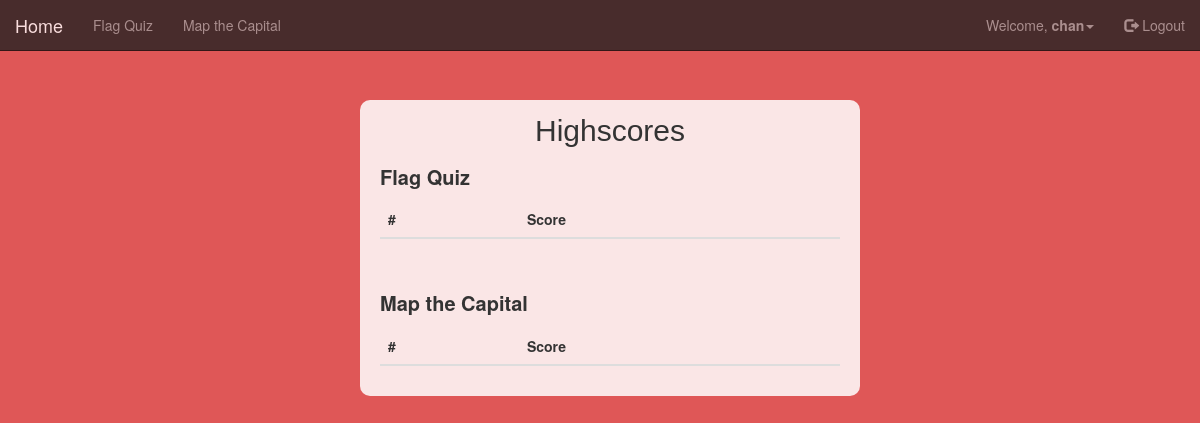
The app's page /high/ (signed in), older data.
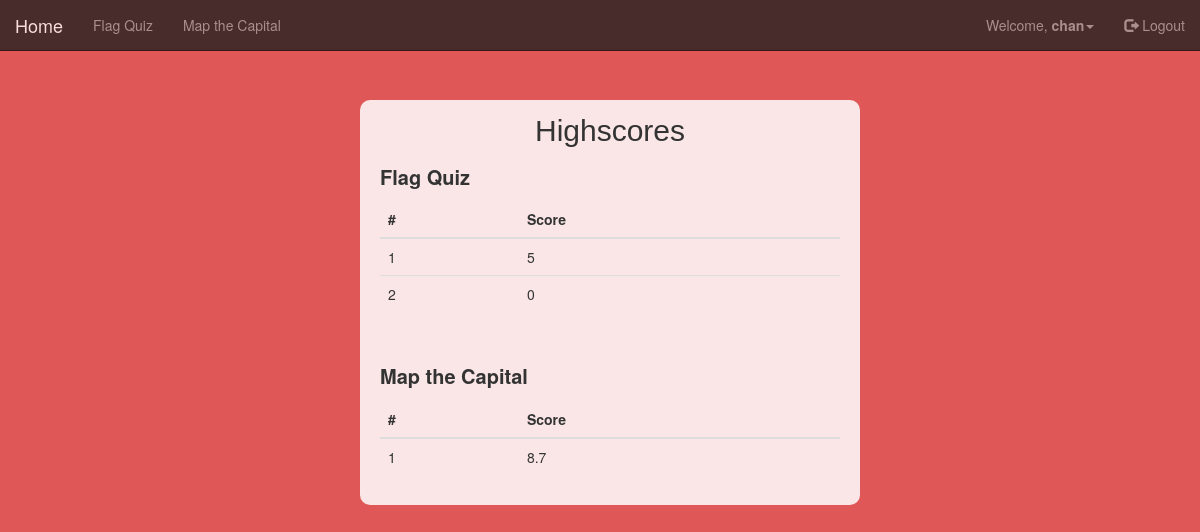
The same page, newer data.
### freshman_app/models.py (models this page shows)
class MapScores (models.Model):
	username = models.CharField (max_length = 32, )
	score = models.FloatField ()

### freshman_app/views.py (the view)
# urls.py: url(r'^high/$', core_views.high_view, name='high'),
def high_view(request):
	datas = {}
	name = request.user.username
	if (name):
		datas['name'] = name
		flag_entries = list(FlagScores.objects.all().filter(username=name).order_by('-score'))
		flag_length = min(len(flag_entries), 10)
		flag_scores = []
		for i in range(flag_length):
			flag_scores.append([i+1, flag_entries[i].score])
		datas['flag_scores'] = flag_scores
		map_entries = list(MapScores.objects.all().filter(username=name).order_by('-score'))
		map_length = min(len(map_entries), 10)
		map_scores = []
		for i in range(map_length):
			map_scores.append([i+1, map_entries[i].score])
		datas['map_scores'] = map_scores
	return render(request, 'high.html', datas)

### templates/high.html (shortened to what this page needs)
<!DOCTYPE html>
<html>
<head>
	<link rel="stylesheet" href="https://maxcdn.bootstrapcdn.com/bootstrap/3.3.7/css/bootstrap.min.css">
	<link href="/statics/signup.css" rel="stylesheet"/>
</head>
<body>
	{% include 'navbar.html' %}
	<div class="my-container">
		<p id="create">Highscores</p>
		<div class="div-row">
			<p class="p-section">Flag Quiz</p>
			<table class="table">
				<thead>
					<th>#</th>
        			<th>Score</th>
				</thead>
				<tbody>
					{% for el in flag_scores %}
						<tr>
						{% for e in el %}
							<td>{{e}}</td>
						{% endfor %}
						</tr>
					{% endfor %}
				</tbody>
			</table>
		</div>
		<br>
		<div>
			<p class="p-section">Map the Capital</p>
			<table class="table">
				<thead>
					<th>#</th>
        			<th>Score</th>
				</thead>
				<tbody>
					{% for el in map_scores %}
						<tr>
						{% for e in el %}
							<td>{{e}}</td>
						{% endfor %}
						</tr>
					{% endfor %}
				</tbody>
			</table>
		</div>
	</div>
</body>
</html>

### templates/navbar.html (shortened to what this page needs)
<nav class="navbar navbar-inverse navbar-fixed-top" style="opacity: 0.8">
	<div class="container-fluid">
	    <div class="navbar-header">
	    	<a class="navbar-brand" href="/home">Home</a>
	    </div>
	    <ul class="nav navbar-nav">
	    	<li><a href="/flag">Flag Quiz</a></li>
	    	<li><a href="/map">Map the Capital</a></li>
	    </ul>
	    <ul class="nav navbar-nav navbar-right">
	    	{% if name %}
	    		<li class="dropdown">
	    			<a href="#" class="dropdown-toggle" data-toggle="dropdown">Welcome, <b>{{name}}</b><span class="caret"></span></a>
	    		</li>
	    		<li><a href="/logout"><span class="glyphicon glyphicon-log-out"></span> Logout</a></li>
	    	{% else %}
	    		<li><a href="/signup"><span class="glyphicon glyphicon-user"></span> Sign Up</a></li>
	    		<li><a href="/login"><span class="glyphicon glyphicon-log-in"></span> Login</a></li>
	    	{% endif %}
	    </ul>
	</div>
</nav>

### statics/signup.css (style rules this page uses)
html { text-align: center; }
body { background-image: url("home-background.jpg"); background-color: #DF5757; background-repeat: no-repeat; background-size: 100% 100vh; padding-top: 50px; }
.my-container { width: 40%; margin: 50px 30% 30px 30%; padding: 10px 20px 10px 20px; width: 500px; background-color: rgba(255, 255, 255, 0.85); border-radius: 10px; text-align: left; }
.div-row { margin: 10px 0px 10px 0px; }
.p-section { font-size: 20px; font-weight: bold; margin: 10px 0px 10px 0px; }
#create { text-align: center; font-size: 30px; font-family: "Century Gothic", Arial; }

Row changes from the older to the newer data that the page shows:
added MapScores: el "8.7"
Text that changed along with them:
new list line: "1 5"
new list line: "2 0"
new list line: "1"
